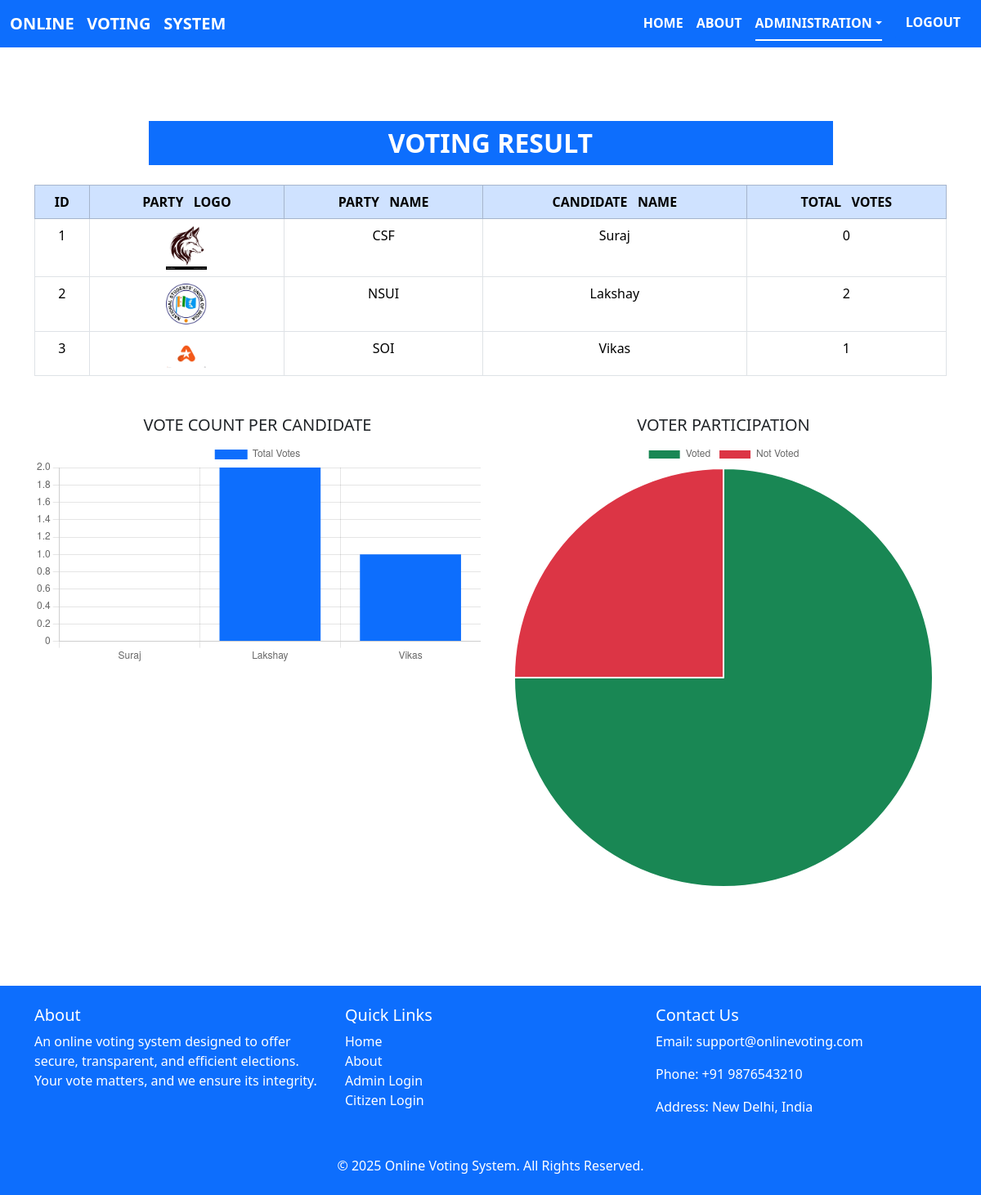
The page /manage_votes.php on the database its author committed.
### tables this page shows
CREATE TABLE `candidates` (
  `id` int(11) NOT NULL,
  `candidate_name` varchar(255) NOT NULL,
  `mobile_no` varchar(10) NOT NULL,
  `dob` date NOT NULL,
  `gender` enum('Male','Female','Other') NOT NULL,
  `party_logo` varchar(255) NOT NULL,
  `party_name` varchar(255) NOT NULL
);

### manage_votes.php (the view, shortened to what this page needs)
<?php
include 'db.php';
$candidateQuery = "SELECT c.id, c.party_logo, c.party_name, c.candidate_name,
                          COALESCE(v.total_votes, 0) AS total_votes
                   FROM candidates c
                   LEFT JOIN votes v ON c.id = v.candidate_id
                   ORDER BY c.id ASC";
$candidateResult = $conn->query($candidateQuery);
$chartData = [];
$labels = [];
$votes = [];
while ($row = $candidateResult->fetch_assoc()) {
    $chartData[] = $row;
    $labels[] = $row['candidate_name'];
    $votes[] = (int)$row['total_votes'];
}
$totalCitizens = $conn->query("SELECT COUNT(*) as total FROM citizens")->fetch_assoc()['total'];
$votedCitizens = $conn->query("SELECT COUNT(DISTINCT citizen_id) as voted FROM 	citizen_votes")->fetch_assoc()['voted'];
$votedPercent = $totalCitizens > 0 ? round(($votedCitizens / $totalCitizens) * 100, 2) : 0;
$notVotedPercent = 100 - $votedPercent;
?>
<!DOCTYPE html>
<html lang="en">
<head>
    <link href="https://cdn.jsdelivr.net/npm/bootstrap@5.3.3/dist/css/bootstrap.min.css" rel="stylesheet">
    <link rel="stylesheet" href="css/style.css">
</head>
<body>
<nav class="navbar navbar-expand-lg navbar-dark bg-primary fixed-top">
  <div class="container-fluid">
    <a class="navbar-brand fw-bold text-white" href="#">ONLINE &nbsp; VOTING &nbsp; SYSTEM</a>
    <div class="collapse navbar-collapse" id="navbarNav">
      <ul class="nav nav-underline ms-auto">
        <li class="nav-item">
          <a class="nav-link fw-bold text-white" href="index.php">HOME</a>
        </li>
        <li class="nav-item">
          <a class="nav-link fw-bold text-white" href="about.php">ABOUT</a>
        </li>
        <li class="nav-item dropdown">
          <a class="nav-link active dropdown-toggle fw-bold text-white" href="#" id="adminDropdown" role="button"
             data-bs-toggle="dropdown" aria-expanded="false">ADMINISTRATION</a>
        </li>
          <a class="fw-bold text-white btn btn-primary" href="admin_login.php">LOGOUT</a>
      </ul>
    </div>
  </div>
</nav>
<main class="container mt-5" style="padding-top: 100px; margin-bottom: 120px;">
    <h2 class="text-center mb-4 text-uppercase fw-bold bg-primary text-white py-2 w-75 mx-auto">VOTING RESULT</h2>
    <table class="table table-bordered table-hover text-center mt-4">
        <thead class="table-primary">
            <tr>
                <th>ID</th>
                <th>PARTY &nbsp; LOGO</th>
                <th>PARTY &nbsp; NAME</th>
                <th>CANDIDATE &nbsp; NAME</th>
                <th>TOTAL &nbsp; VOTES</th>
            </tr>
        </thead>
        <tbody>
        <?php $count = 1; foreach ($chartData as $row): ?>
            <tr>
                <td><?= $count++; ?></td>
                <td><img src="uploads/<?= $row['party_logo']; ?>" width="50"></td>
                <td><?= $row['party_name']; ?></td>
                <td><?= $row['candidate_name']; ?></td>
                <td><?= $row['total_votes']; ?></td>
            </tr>
        <?php endforeach; ?>
        </tbody>
    </table>
    <div class="row mt-5">
        <div class="col-md-6">
            <h5 class="text-center">VOTE COUNT PER CANDIDATE</h5>
            <canvas id="votesBarChart"></canvas>
        </div>
        <div class="col-md-6">
            <h5 class="text-center">VOTER PARTICIPATION</h5>
            <canvas id="participationPieChart"></canvas>
        </div>
    </div>
</main>
 <footer class="bg-primary text-white py-4 footer">
  <div class="container">
    <div class="row">
      <div class="col-lg-4 col-md-6 mb-4">
        <h5>About</h5>
        <p>An online voting system designed to offer secure, transparent, and efficient elections. Your vote matters, and we ensure its integrity.</p>
      </div>
      <div class="col-lg-4 col-md-6 mb-4">
        <h5>Quick Links</h5>
        <ul class="list-unstyled">
          <li><a href="index.php" class="text-white text-decoration-none">Home</a></li>
          <li><a href="about.php" class="text-white text-decoration-none">About</a></li>
          <li><a href="admin_login.php" class="text-white text-decoration-none">Admin Login</a></li>
          <li><a href="citizen_login.php" class="text-white text-decoration-none">Citizen Login</a></li>
        </ul>
      </div>
      <div class="col-lg-4 col-md-12">
        <h5>Contact Us</h5>
        <p>Email: support@onlinevoting.com</p>
        <p>Phone: +91 9876543210</p>
        <p>Address: New Delhi, India</p>
      </div>
    </div>
    <div class="text-center mt-3">
      <p class="mb-0">&copy; <?= date('Y') ?> Online Voting System. All Rights Reserved.</p>
    </div>
  </div>
</footer>
<script>
    // Bar Chart - Vote Count
    const ctx1 = document.getElementById('votesBarChart').getContext('2d');
    const votesBarChart = new Chart(ctx1, {
        type: 'bar',
        data: {
            labels: <?= json_encode($labels) ?>,
            datasets: [{
                label: 'Total Votes',
                data: <?= json_encode($votes) ?>,
                backgroundColor: '#0d6efd',
            }]
        },
        options: {
            responsive: true,
            scales: {
                y: { beginAtZero: true }
            }
        }
    });
    // Pie Chart - Participation
    const ctx2 = document.getElementById('participationPieChart').getContext('2d');
    const participationPieChart = new Chart(ctx2, {
        type: 'pie',
        data: {
            labels: ['Voted', 'Not Voted'],
            datasets: [{
                label: 'Participation',
                data: [<?= $votedPercent ?>, <?= $notVotedPercent ?>],
                backgroundColor: ['#198754', '#dc3545']
            }]
        },
        options: {
            responsive: true
        }
    });
</script>
</body>
</html>

### style.css (style rules this page uses)
* { margin: 0;padding: 0;box-sizing: border-box; }
.footer { bottom: 0; left: 0; width: 100%; background: #343a40; color: white; padding: 10px 0; text-align: left; }

### rows shown on the page
candidates: party_logo (picture), party_name "CSF", candidate_name "Suraj", total_votes "0"
candidates: party_logo (picture), party_name "NSUI", candidate_name "Lakshay", total_votes "2"
candidates: party_logo (picture), party_name "SOI", candidate_name "Vikas", total_votes "1"

### other values the page prints
chart data {{ json_encode($labels) }} ["Suraj","Lakshay","Vikas"]
chart data {{ json_encode($votes) }} [0,2,1]
chart data {{ $votedPercent }} 75
chart data {{ $notVotedPercent }} 25
